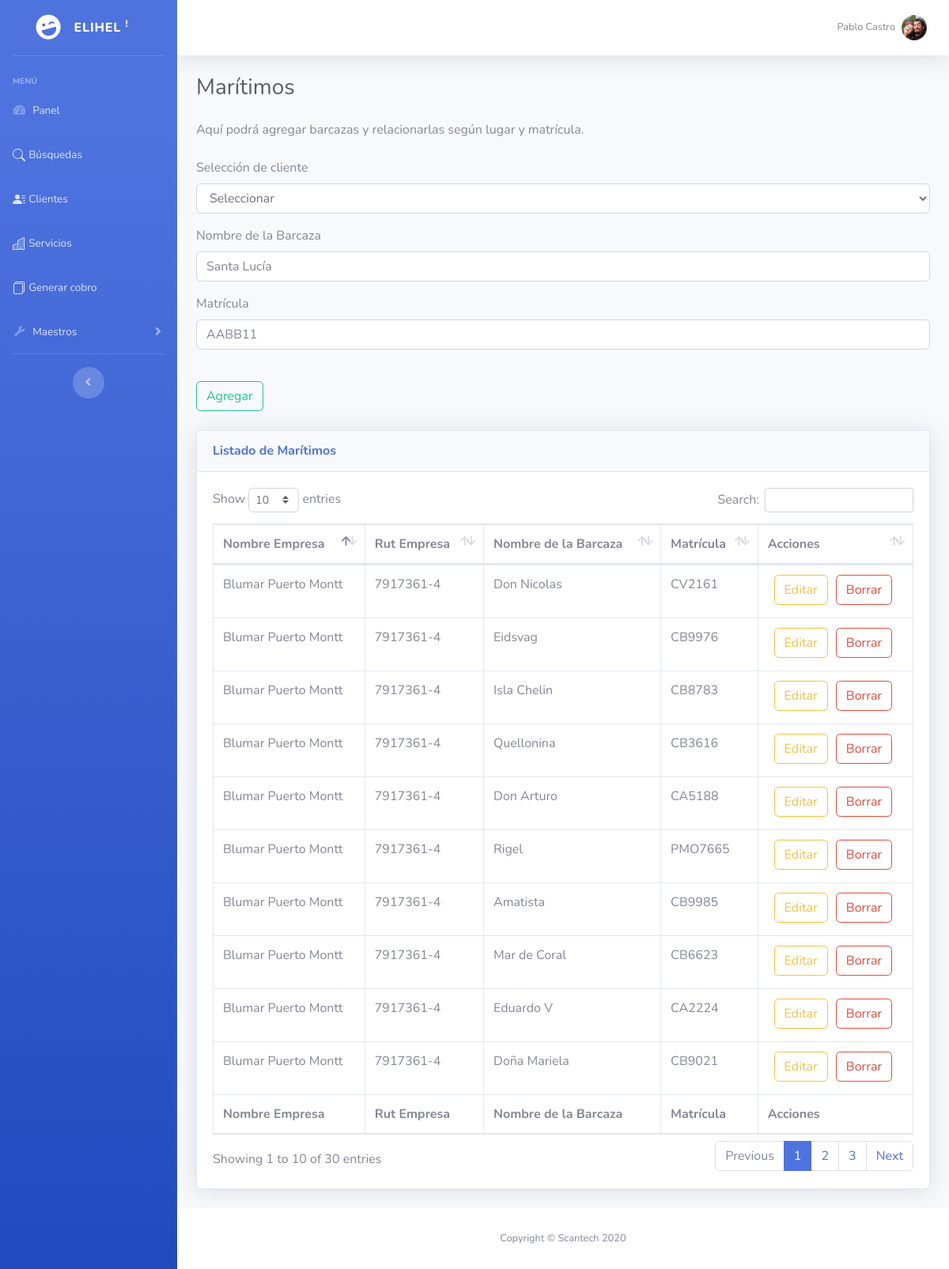
/vista/maritimos.php (signed in), run on the app's committed database.
### tables this page shows
CREATE TABLE `objetomaritimo` (
  `id` int(11) NOT NULL,
  `nombre` varchar(35) NOT NULL,
  `matricula` varchar(35) NOT NULL,
  `idcliente` int(11) NOT NULL
);

CREATE TABLE `clientes` (
  `id` int(35) NOT NULL,
  `nombreContacto` varchar(35) NOT NULL,
  `nombreEmpresa` varchar(35) NOT NULL,
  `rut` varchar(35) NOT NULL,
  `correo` varchar(35) NOT NULL,
  `telefono` varchar(15) NOT NULL,
  `detalles` varchar(300) NOT NULL
);

### modelo/conexion.php (called while the page is built)
<?php
class DB{
    public static function conexion() {
        try{
            $pdo=new PDO('mysql:host=localhost; dbname=scantech_scanservice', 'root', '');
            $pdo->setAttribute(PDO::ATTR_ERRMODE, PDO::ERRMODE_EXCEPTION);
            $pdo->exec("SET CHARACTER SET UTF8");
        }catch(Exception $e){
            die("Error" . $e->getMessage());
            echo "Línea de error" . $e->getLine();
        }
        return $pdo;
    }
}
?>

### modelo/barcaza.modelo.php (called while the page is built, shortened)
<?php
require_once "conexion.php";
class ModeloBarcazas
{
    static public function listarBarcazas()
    {
        $sql = DB::conexion()->prepare("SELECT objetomaritimo.id, clientes.nombreEmpresa, clientes.rut, objetomaritimo.nombre, objetomaritimo.matricula, clientes.id as idclient FROM clientes INNER JOIN objetomaritimo ON clientes.id = objetomaritimo.idcliente");
        $sql->execute();
        return $sql->fetchAll();
    }
}

### controlador/barcazas.controller.php (called while the page is built, shortened)
<?php
Class ControllerBarcazas{
    public static function listarBarcazas(){
        $respuesta = ModeloBarcazas::listarBarcazas();
        return $respuesta;
    }
}
?>

### vista/maritimos.php (the view, shortened to what this page needs)
<!DOCTYPE html>
<html lang="es">
<?php include('estructura/head.php');
?>
<body id="page-top">
  <div id="wrapper">
    <?php include('estructura/barraLateral.php'); ?>
    <div id="content-wrapper" class="d-flex flex-column">
      <div id="content">
        <?php include('estructura/barraSuperior.php'); ?>
        <div class="container-fluid">
          <div class="d-sm-flex align-items-center justify-content-between mb-4">
            <h1 class="h3 mb-0 text-gray-800">Marítimos</h1>
          </div>
          <p class="mb-4">Aquí podrá agregar barcazas y relacionarlas según lugar y matrícula</a>.</p>
          <div class="form-group">
            <label class="" for="exampleFormControlSelect1">Selección de cliente</label>
            <select id="idCliente" class="form-control" name="nameCliente">
              <option value="">Seleccionar</option>
            </select>
          </div>
          <div class="form-group">
            <label for="exampleFormControlInput1">Nombre de la Barcaza</label>
            <input type="text" name="nombre" class="form-control" id="idProducto" placeholder="Santa Lucía">
          </div>
          <div class="form-group">
            <label for="exampleFormControlInput1">Matrícula</label>
            <input type="text" name="nombre" class="form-control" id="idMatricula" placeholder="AABB11">
          </div>
          <br>
          <input type="submit" value="Agregar" name="enviar" id="enviar" class="btn btn-outline-success" style="display: true;">
          <br>
          <br>
          <div id="recargar1" class="card shadow mb-4 reload">
            <div class="card-header py-3">
              <h6 class="m-0 font-weight-bold text-primary">Listado de Marítimos</h6>
            </div>
            <div class="card-body">
              <div class="table-responsive">
                <table class="table table-bordered" id="dataTable" width="100%" cellspacing="0">
                  <thead>
                    <tr>
                      <th>Nombre Empresa</th>
                      <th>Rut Empresa</th>
                      <th>Nombre de la Barcaza</th>
                      <th>Matrícula</th>
                      <th>Acciones</th>
                    </tr>
                  </thead>
                  <tfoot>
                    <tr>
                      <th>Nombre Empresa</th>
                      <th>Rut Empresa</th>
                      <th>Nombre de la Barcaza</th>
                      <th>Matrícula</th>
                      <th>Acciones</th>
                    </tr>
                  </tfoot>
                  <tbody>
                    <?php
                    $matrizPrecios = ControllerBarcazas::listarBarcazas();
                    foreach ($matrizPrecios as $registro) {
                    ?>
                      <tr>
                        <td><?php echo $registro["nombreEmpresa"]; ?></td>
                        <td><?php echo $registro["rut"]; ?></td>
                        <td><?php echo $registro["nombre"]; ?></td>
                        <td><?php echo $registro["matricula"]; ?></td>
                        <td>
                          <div style="text-align: center;">
                            <input style="margin-bottom: 4px;  margin-right:6px;" type="button" onClick="reply_clickModificar(this.id)" value="Editar" name="enviar" id="
                      <?php echo 'idcode:', $registro["id"], ':idcode nombrecode:',  $registro["nombre"], ':nombrecode matriculacode:', $registro["matricula"], ':matriculacode clientecode:', $registro["idclient"], ':clientecode' ?>" class="btn btn-outline-warning">
                            <input style="margin-bottom: 4px;  margin-right:6px;" type="button" onClick="reply_clickBorrar(this.id)" value="Borrar" name="borrar" id="<?php echo $registro["id"] ?>" class="borrar-id btn btn-outline-danger">
                          </div>
                        </td>
                      </tr>
                    <?php
                    }
                    ?>
                  </tbody>
                </table>
              </div>
            </div>
          </div>
        </div>
      </div>
      <?php include('estructura/footer.php'); ?>
    </div>
  </div>
</body>
</html>

### data on the page
objetomaritimo: idcliente.nombreEmpresa "Blumar Puerto Montt", idcliente.rut "7917361-4", nombre "Don Nicolas", matricula "CV2161"
objetomaritimo: idcliente.nombreEmpresa "Blumar Puerto Montt", idcliente.rut "7917361-4", nombre "Eidsvag", matricula "CB9976"
objetomaritimo: idcliente.nombreEmpresa "Blumar Puerto Montt", idcliente.rut "7917361-4", nombre "Isla Chelin", matricula "CB8783"
objetomaritimo: idcliente.nombreEmpresa "Blumar Puerto Montt", idcliente.rut "7917361-4", nombre "Quellonina", matricula "CB3616"
objetomaritimo: idcliente.nombreEmpresa "Blumar Puerto Montt", idcliente.rut "7917361-4", nombre "Don Arturo", matricula "CA5188"
objetomaritimo: idcliente.nombreEmpresa "Blumar Puerto Montt", idcliente.rut "7917361-4", nombre "Rigel", matricula "PMO7665"
objetomaritimo: idcliente.nombreEmpresa "Blumar Puerto Montt", idcliente.rut "7917361-4", nombre "Amatista", matricula "CB9985"
objetomaritimo: idcliente.nombreEmpresa "Blumar Puerto Montt", idcliente.rut "7917361-4", nombre "Mar de Coral", matricula "CB6623"
objetomaritimo: idcliente.nombreEmpresa "Blumar Puerto Montt", idcliente.rut "7917361-4", nombre "Eduardo V", matricula "CA2224"
objetomaritimo: idcliente.nombreEmpresa "Blumar Puerto Montt", idcliente.rut "7917361-4", nombre "Doña Mariela", matricula "CB9021"

### other printed values
$user->getNombre() "Pablo Castro"
